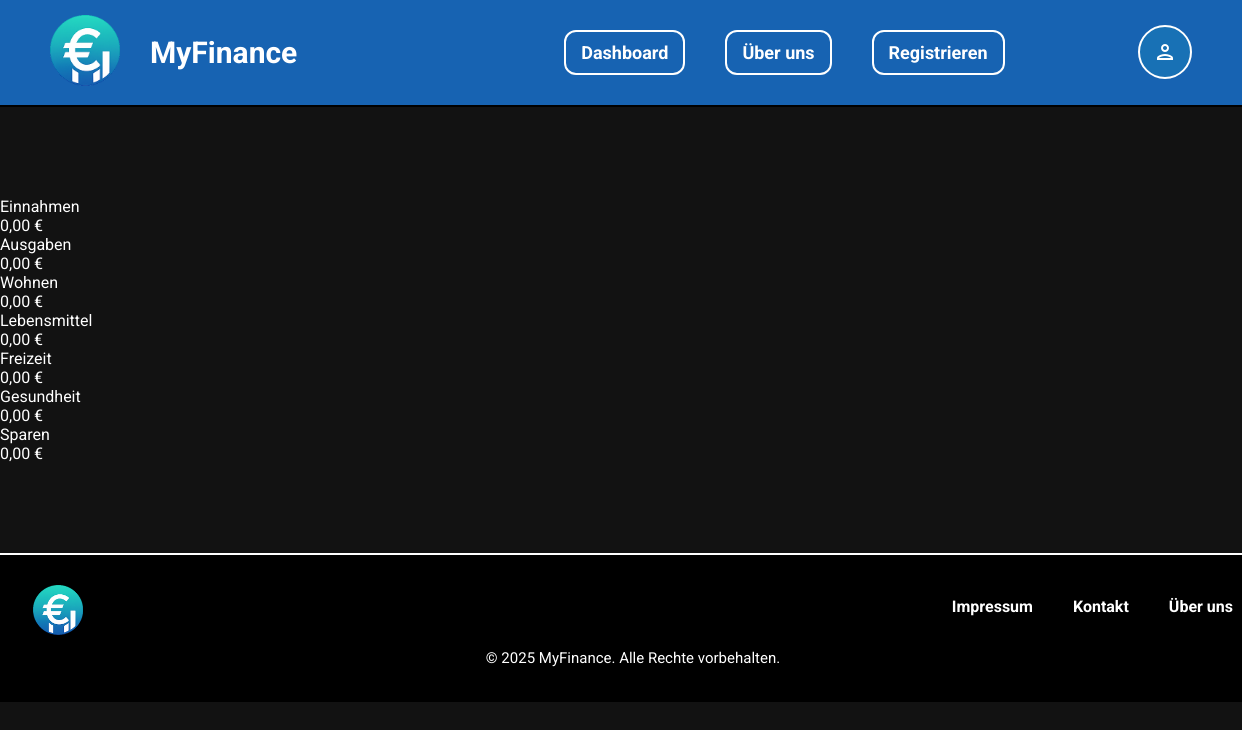
Screenshot of /kontenverwaltung/kontenverwaltung.php (signed in) with the database file from the repository.
### tables this page shows
CREATE TABLE `konto` (
  `kid` int(11) NOT NULL,
  `knr` int(3) UNSIGNED ZEROFILL NOT NULL,
  `bezeichnung` varchar(150) NOT NULL,
  `kontostand` decimal(10,2) NOT NULL,
  `uid` int(11) NOT NULL
);

### kontenverwaltung/kontenverwaltung.php (the view, shortened to what this page needs)
<?php
include('../header.php');
include('../misc/dbConnection.php');
?>
<div>
<div >
    <?php
    $stmt = $pdo->prepare('SELECT knr, bezeichnung, kontostand FROM Konto WHERE uid = :uid');
    $stmt->execute([':uid' => $_SESSION['user_id']]);
    $konten = $stmt->fetchAll();
    foreach ($konten as $row):
        $betrag = (float)$row["kontostand"];
    ?>
            <div ><?= htmlspecialchars($row["bezeichnung"]) ?></div>
            <div  ><?= number_format($betrag, 2, ',', '.') ?> €</div>
        <?php endforeach; ?>
</div>
</div>
<?php include('../footer.php'); ?>

### style.css (style rules this page uses)
body { background-color: #121212; color: #FFFFFF; font-family: 'Roboto', sans-serif; margin: 0; padding: 0; overflow-x: hidden; }

### rows the page displays
konto: bezeichnung "Einnahmen", kontostand "0,00"
konto: bezeichnung "Ausgaben", kontostand "0,00"
konto: bezeichnung "Wohnen", kontostand "0,00"
konto: bezeichnung "Lebensmittel", kontostand "0,00"
konto: bezeichnung "Freizeit", kontostand "0,00"
konto: bezeichnung "Gesundheit", kontostand "0,00"
konto: bezeichnung "Sparen", kontostand "0,00"
